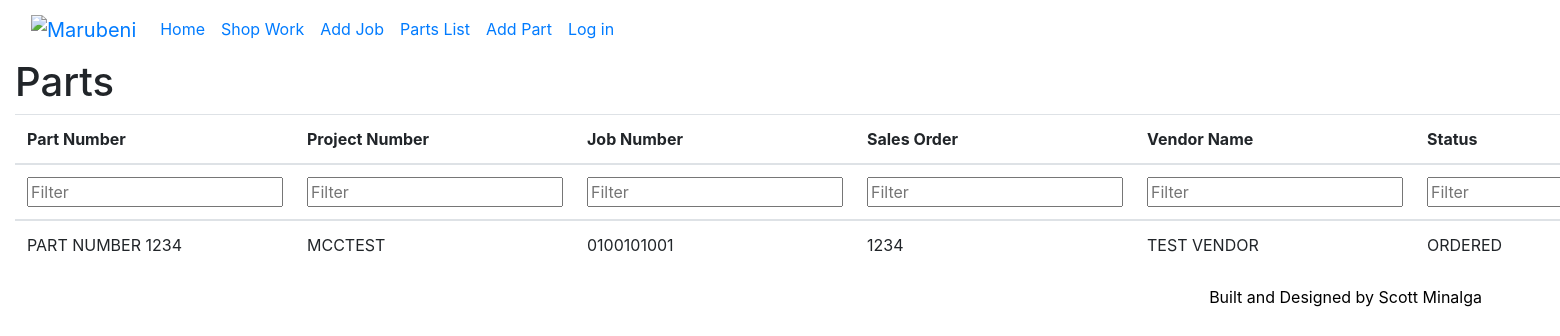
Page /view_parts on the committed database.
### Screen.py (models this page shows, shortened)
class parts(db.Model):
    _id = db.Column("id", db.Integer, primary_key=True)
    part_number = db.Column(db.String(100))
    project_number = db.Column(db.String(100))
    job_number = db.Column(db.String(100))
    sales_order = db.Column(db.String(100))
    vendor_name = db.Column(db.String(100))
    status = db.Column(db.String(100))
    notes = db.Column(db.String(500))
    ship_date = db.Column(db.String(100))
    order_quantity = db.Column(db.String(100))
    order_date = db.Column(db.String(100))
    received_date = db.Column(db.String(100))

### Screen.py (the view)
@app.route("/view_parts")
def view_parts():
    all_parts = parts.query.all()
    return render_template("view_parts.html", parts=all_parts)

### templates/view_parts.html (shortened to what this page needs)
{% extends "base.html" %}
{% block content %}
<h1>Parts</h1>
<table class="table">
  <thead>
    <tr>
      <th>Part Number</th>
      <th>Project Number</th>
      <th>Job Number</th>
      <th>Sales Order</th>
      <th>Vendor Name</th>
      <th>Status</th>
    </tr>
    <tr>
      <th><input type="text" id="filterPartNumber" placeholder="Filter"></th>
      <th><input type="text" id="filterProjectNumber" placeholder="Filter"></th>
      <th><input type="text" id="filterJobNumber" placeholder="Filter"></th>
      <th><input type="text" id="filterSalesOrder" placeholder="Filter"></th>
      <th><input type="text" id="filterVendorName" placeholder="Filter"></th>
      <th><input type="text" id="filterStatus" placeholder="Filter"></th>
    </tr>
  </thead>
  <tbody>
    {% for part in parts %}
    <tr>
      <td data-part-number="{{ part.part_number }}">{{ part.part_number }}</td>
      <td data-project-number="{{ part.project_number }}">{{ part.project_number }}</td>
      <td data-job-number="{{ part.job_number }}">{{ part.job_number }}</td>
      <td data-sales-order="{{ part.sales_order }}">{{ part.sales_order }}</td>
      <td data-vendor-name="{{ part.vendor_name }}">{{ part.vendor_name }}</td>
      <td data-status="{{ part.status }}">{{ part.status }}</td>
    </tr>
    {% endfor %}
  </tbody>
</table>
{% endblock %}

### rows in the picture
parts: part_number "PART NUMBER 1234", project_number "MCCTEST", job_number "0100101001", sales_order "1234", vendor_name "TEST VENDOR", status "ORDERED"
